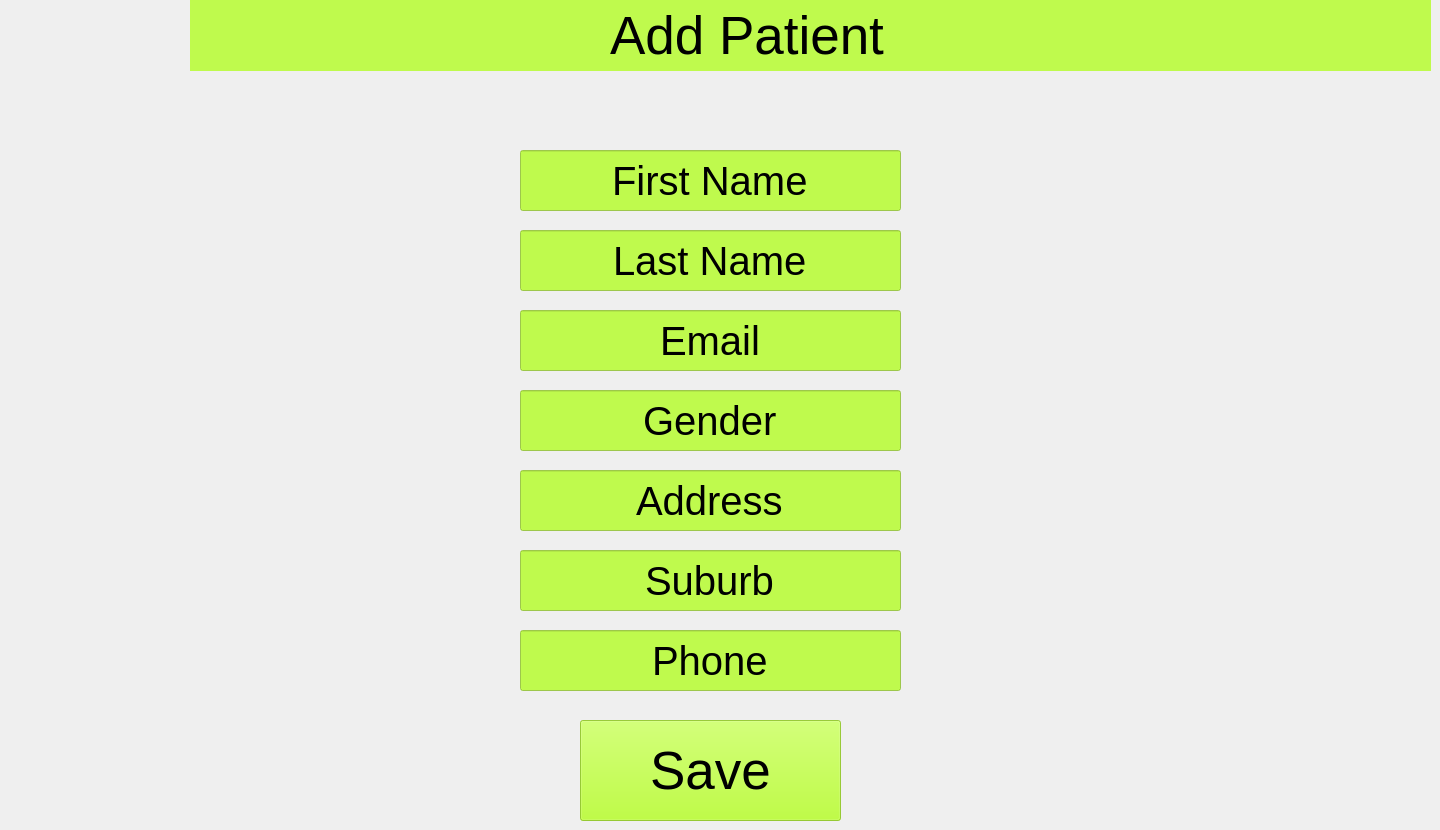
          <widget class="QWidget" name="page_94">
           <widget class="QLabel" name="label_254">
            <property name="geometry">
             <rect>
              <x>190</x>
              <y>0</y>
              <width>1241</width>
              <height>71</height>
             </rect>
            </property>
            <property name="styleSheet">
             <string notr="true">background-color: rgba(172, 255, 10, 180);</string>
            </property>
            <property name="text">
             <string/>
            </property>
           </widget>
           <widget class="QLabel" name="label_255">
            <property name="geometry">
             <rect>
              <x>610</x>
              <y>-20</y>
              <width>461</width>
              <height>111</height>
             </rect>
            </property>
            <property name="font">
             <font>
              <pointsize>40</pointsize>
             </font>
            </property>
            <property name="text">
             <string>Add Patient</string>
            </property>
           </widget>
           <widget class="QLabel" name="label_256">
            <property name="geometry">
             <rect>
              <x>0</x>
              <y>0</y>
              <width>211</width>
              <height>171</height>
             </rect>
            </property>
            <property name="text">
             <string/>
            </property>
            <property name="pixmap">
             <pixmap>../../../../../RTR logo 2.png</pixmap>
            </property>
           </widget>
           <widget class="QLineEdit" name="lineEdit_137">
            <property name="geometry">
             <rect>
              <x>520</x>
              <y>150</y>
              <width>381</width>
              <height>61</height>
             </rect>
            </property>
            <property name="font">
             <font>
              <pointsize>30</pointsize>
             </font>
            </property>
            <property name="styleSheet">
             <string notr="true">background-color: rgba(172, 255, 10, 180);</string>
            </property>
            <property name="text">
             <string>First Name</string>
            </property>
            <property name="alignment">
             <set>Qt::AlignCenter</set>
            </property>
           </widget>
           <widget class="QLineEdit" name="lineEdit_138">
            <property name="geometry">
             <rect>
              <x>520</x>
              <y>230</y>
              <width>381</width>
              <height>61</height>
             </rect>
            </property>
            <property name="font">
             <font>
              <pointsize>30</pointsize>
             </font>
            </property>
            <property name="styleSheet">
             <string notr="true">background-color: rgba(172, 255, 10, 180);</string>
            </property>
            <property name="text">
             <string>Last Name</string>
            </property>
            <property name="alignment">
             <set>Qt::AlignCenter</set>
            </property>
           </widget>
           <widget class="QLineEdit" name="lineEdit_139">
            <property name="geometry">
             <rect>
              <x>520</x>
              <y>310</y>
              <width>381</width>
              <height>61</height>
             </rect>
            </property>
            <property name="font">
             <font>
              <pointsize>30</pointsize>
             </font>
            </property>
            <property name="styleSheet">
             <string notr="true">background-color: rgba(172, 255, 10, 180);</string>
            </property>
            <property name="text">
             <string>Email</string>
            </property>
            <property name="alignment">
             <set>Qt::AlignCenter</set>
            </property>
           </widget>
           <widget class="QLineEdit" name="lineEdit_140">
            <property name="geometry">
             <rect>
              <x>520</x>
              <y>390</y>
              <width>381</width>
              <height>61</height>
             </rect>
            </property>
            <property name="font">
             <font>
              <pointsize>30</pointsize>
             </font>
            </property>
            <property name="styleSheet">
             <string notr="true">background-color: rgba(172, 255, 10, 180);</string>
            </property>
            <property name="text">
             <string>Gender</string>
            </property>
            <property name="alignment">
             <set>Qt::AlignCenter</set>
            </property>
           </widget>
           <widget class="QLineEdit" name="lineEdit_141">
            <property name="geometry">
             <rect>
              <x>520</x>
              <y>470</y>
              <width>381</width>
              <height>61</height>
             </rect>
            </property>
            <property name="font">
             <font>
              <pointsize>30</pointsize>
             </font>
            </property>
            <property name="styleSheet">
             <string notr="true">background-color: rgba(172, 255, 10, 180);</string>
            </property>
            <property name="text">
             <string>Address</string>
            </property>
            <property name="alignment">
             <set>Qt::AlignCenter</set>
            </property>
           </widget>
           <widget class="QLineEdit" name="lineEdit_142">
            <property name="geometry">
             <rect>
              <x>520</x>
              <y>550</y>
              <width>381</width>
              <height>61</height>
             </rect>
            </property>
            <property name="font">
             <font>
              <pointsize>30</pointsize>
             </font>
            </property>
            <property name="styleSheet">
             <string notr="true">background-color: rgba(172, 255, 10, 180);</string>
            </property>
            <property name="text">
             <string>Suburb</string>
            </property>
            <property name="alignment">
             <set>Qt::AlignCenter</set>
            </property>
           </widget>
           <widget class="QLineEdit" name="lineEdit_143">
            <property name="geometry">
             <rect>
              <x>520</x>
              <y>630</y>
              <width>381</width>
              <height>61</height>
             </rect>
            </property>
            <property name="font">
             <font>
              <pointsize>30</pointsize>
             </font>
            </property>
            <property name="styleSheet">
             <string notr="true">background-color: rgba(172, 255, 10, 180);</string>
            </property>
            <property name="text">
             <string>Phone</string>
            </property>
            <property name="alignment">
             <set>Qt::AlignCenter</set>
            </property>
           </widget>
           <widget class="QPushButton" name="pushButton_120">
            <property name="geometry">
             <rect>
              <x>580</x>
              <y>720</y>
              <width>261</width>
              <height>101</height>
             </rect>
            </property>
            <property name="font">
             <font>
              <pointsize>40</pointsize>
             </font>
            </property>
            <property name="styleSheet">
             <string notr="true">background-color: rgba(172, 255, 10, 180);</string>
            </property>
            <property name="text">
             <string>Save</string>
            </property>
           </widget>
          </widget>
